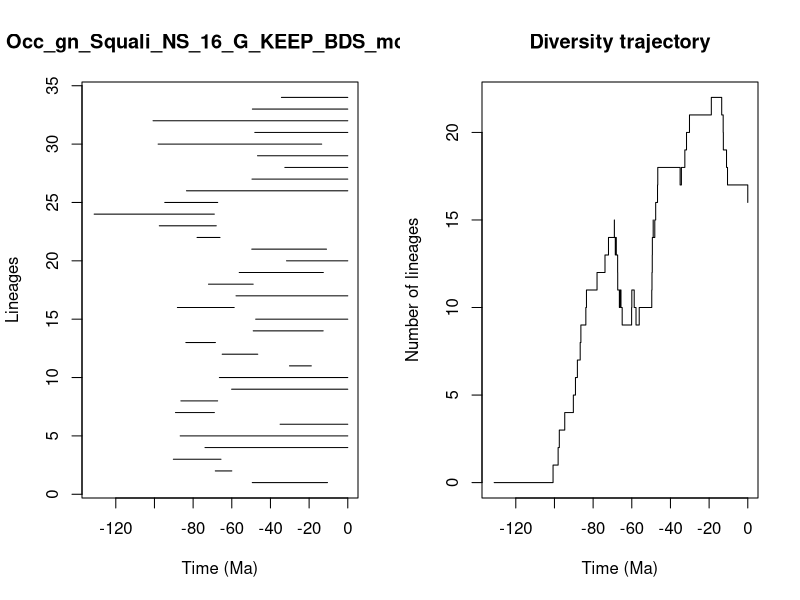

The R script that drew this image:


pdf(file='../Results/Genus_NS/5_MA_bins_EP/pyrate_mcmc_logs/Occ_gn_Squali_NS_16_G_KEEP_BDS_mcmc_LTT.pdf',width=0.6*20, height=0.6*10)
title = "Occ_gn_Squali_NS_16_G_KEEP_BDS_mcmc"
ts=c(49.40992396533941, 68.53176136362933,90.22674083205816,73.85785906544086,86.68658430520063,35.00114841636726,89.13317616565901,86.32887247629951,60.0885004648933,66.42197030524724,30.15333243895302,64.96797802707566,83.76550806416307,48.918263057169206,47.63707742052344,88.1378978022114,57.809820301473344,72.05148906006137,56.1550446893916,31.691213857212148,49.66568577161879,77.97238093701033,97.49143063174115,131.1904836606549,94.67641671423299,83.44196495386397,49.549869623664456,32.55575888632017,46.68688401311157,98.10143445204871,48.100768415917805,100.72376149197642,49.356342315950464,34.33140360710774)
te=c(10.482326043788797, 59.98171920908553,65.59090558270924,0.0,0.0,0.0,68.99281198546774,67.3173510783257,0.0,0.0,18.8561623877312,46.55866428184435,68.46027866917701,12.725237356355654,0.0,58.747923336706506,0.0,48.9347045629825,12.64001857862594,0.0,10.996565366509826,66.09208676212722,68.00851830069678,69.02029137552127,67.27672165468381,0.0,0.0,0.0,0.0,13.490414651215884,0.0,0.0,0.0,0.0)
div_traj=c(0, 1,2,3,4,5,6,7,8,9,10,11,12,13,14,15,14,13,14,13,12,11,10,11,10,9,10,11,10,9,10,11,12,13,14,15,14,15,16,17,18,17,18,19,20,21,22,21,20,19,18,17,16)
time_events=c(131.1904836606549, 100.72376149197642,98.10143445204871,97.49143063174115,94.67641671423299,90.22674083205816,89.13317616565901,88.1378978022114,86.68658430520063,86.32887247629951,83.76550806416307,83.44196495386397,77.97238093701033,73.85785906544086,72.05148906006137,69.02029137552127,68.99281198546774,68.53176136362933,68.46027866917701,68.00851830069678,67.3173510783257,67.27672165468381,66.42197030524724,66.09208676212722,65.59090558270924,64.96797802707566,60.0885004648933,59.98171920908553,58.747923336706506,57.809820301473344,56.1550446893916,49.66568577161879,49.549869623664456,49.40992396533941,49.356342315950464,48.9347045629825,48.918263057169206,48.100768415917805,47.63707742052344,46.68688401311157,46.55866428184435,35.00114841636726,34.33140360710774,32.55575888632017,31.691213857212148,30.15333243895302,18.8561623877312,13.490414651215884,12.725237356355654,12.64001857862594,10.996565366509826,10.482326043788797,0.0)
                par(mfrow=c(1,2))
                L = length(ts)
                plot(ts, 1:L , xlim=c(-max(ts)-1,0), pch=20, type="n", main=title,xlab="Time (Ma)",ylab="Lineages")
                for (i in 1:L){segments(x0=-te[i],y0=i,x1=-ts[i],y1=i)}    
                t = -time_events
                plot(div_traj ~ t,type="s", main = "Diversity trajectory",xlab="Time (Ma)",ylab="Number of lineages",xlim=c(-max(ts)-1,0))
                abline(v=c(65,200,251,367,445),lty=2,col="gray")
                
